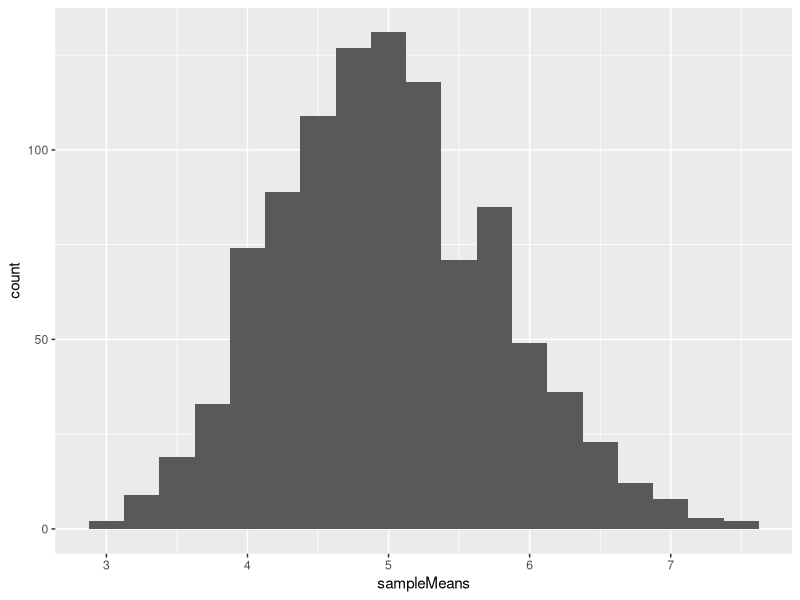

This figure's R source:
## ---- chunk 1
library(ggplot2)
## ---- chunk 2
set.seed(1)

lambda = 0.2
samples <- NULL

for (i in 1 : 1000) samples = rbind(samples, rexp(40, rate = lambda))
str(samples)
## ---- chunk 3
sampleMeans <- apply(samples,FUN = mean, MARGIN=1)
mean(sampleMeans)
## ---- chunk 4
1/lambda
## ---- chunk 5
(1/lambda)^2
## ---- chunk 6
sampleVariances <- apply(samples, FUN = var, MARGIN = 1)
mean(sampleVariances)
## ---- chunk 7
g <- ggplot(as.data.frame(sampleMeans), aes(sampleMeans))
g + geom_histogram(binwidth=0.25)
